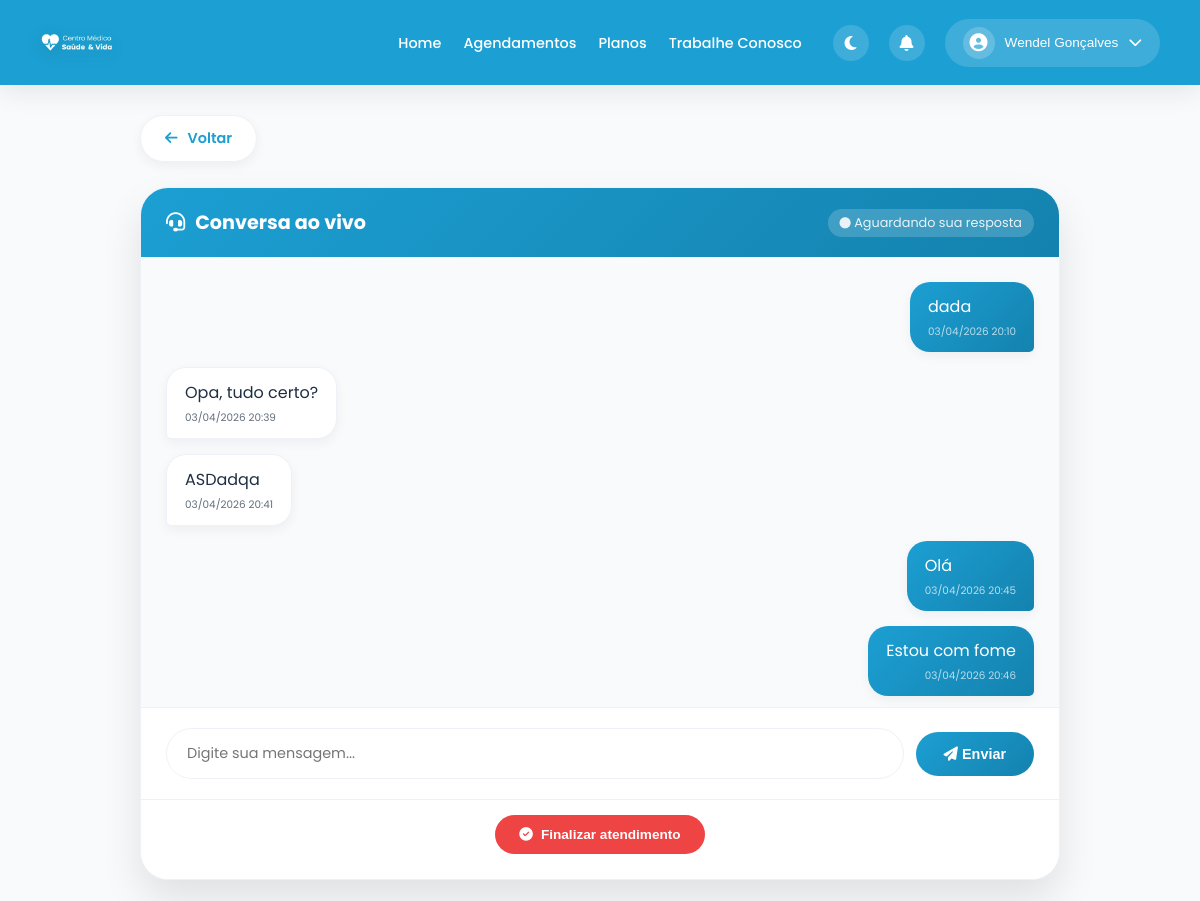
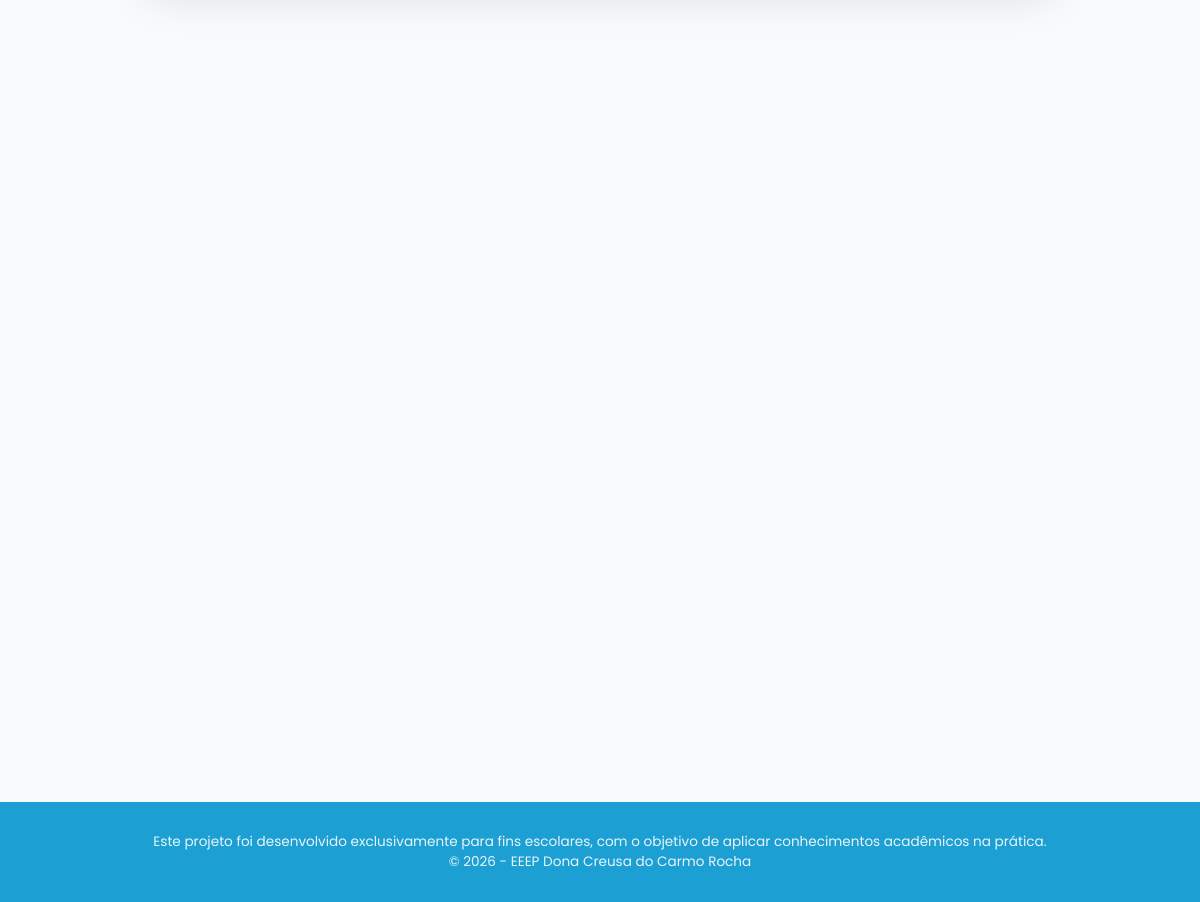
The page /ver_chat/9 (signed in) on the database its author committed (2 pictures, top to bottom).
### tables this page shows
CREATE TABLE tickets (
        id INTEGER PRIMARY KEY AUTOINCREMENT,
        usuario_id INTEGER,
        usuario_nome TEXT,
        usuario_email TEXT,
        motivo TEXT,
        status TEXT DEFAULT 'aberto',
        data_abertura TIMESTAMP DEFAULT CURRENT_TIMESTAMP,
        data_fechamento TIMESTAMP,
        feedback_estrelas INTEGER,
        feedback_comentario TEXT
    );

CREATE TABLE mensagens_chat (
        id INTEGER PRIMARY KEY AUTOINCREMENT,
        ticket_id INTEGER,
        remetente TEXT,
        mensagem TEXT,
        data_envio TIMESTAMP DEFAULT CURRENT_TIMESTAMP,
        FOREIGN KEY (ticket_id) REFERENCES tickets (id)
    );

### chat.py (the view)
@chat_bp.route('/ver_chat/<int:ticket_id>')
def ver_chat(ticket_id):
    if 'usuario' not in session:
        return redirect('/')
    usuario_email = session.get('usuario')
    tipo_usuario = session.get('tipo')
    conn = sqlite3.connect('banco.db')
    cursor = conn.cursor()
    if tipo_usuario == 'suporte':
        cursor.execute("""
            SELECT id, motivo, status, usuario_nome
            FROM tickets
            WHERE id = ?
        """, (ticket_id,))
    else:
        cursor.execute("""
            SELECT id, motivo, status, usuario_nome
            FROM tickets
            WHERE id = ? AND usuario_email = ?
        """, (ticket_id, usuario_email))
    ticket = cursor.fetchone()
    if not ticket:
        conn.close()
        if tipo_usuario == 'suporte':
            return redirect('/suporte')
        return redirect('/chat_cliente')
    cursor.execute("""
        SELECT remetente, mensagem,
               strftime('%d/%m/%Y %H:%M', datetime(data_envio, 'localtime')) as data_envio
        FROM mensagens_chat
        WHERE ticket_id = ?
        ORDER BY id ASC
    """, (ticket_id,))
    mensagens = cursor.fetchall()
    conn.close()
    return render_template('chat_conversa.html', ticket=ticket, mensagens=mensagens)

### templates/chat_conversa.html (shortened to what this page needs)
{% extends "base.html" %}
{% block content %}
<div class="chat-main-container">
    <div class="back-button">
        <a href="/chat_cliente" class="btn-voltar">
            <i class="fas fa-arrow-left"></i> Voltar
        </a>
    </div>
    <div class="chat-window">
        <div class="chat-header">
            <h3><i class="fa-solid fa-headset"></i> Conversa ao vivo</h3>
            <p id="statusTicket">
                <i class="fas fa-circle" style="font-size: 0.7rem;"></i>
                {% if ticket and ticket[2] %}
                    {% if ticket[2] == 'aguardando_suporte' %}
                        Aguardando atendente
                    {% elif ticket[2] == 'aguardando_cliente' %}
                        Aguardando sua resposta
                    {% elif ticket[2] == 'aberto' %}
                        Atendimento em andamento
                    {% else %}
                        {{ ticket[2] }}
                    {% endif %}
                {% else %}
                    Atendimento ativo
                {% endif %}
            </p>
        </div>
        <div class="chat-messages" id="chatMessages">
            {% if mensagens %}
                {% for msg in mensagens %}
                <div class="message {{ msg[0] }}">
                    <div class="message-content">
                        {{ msg[1] }}
                        <span class="message-time">{{ msg[2] }}</span>
                    </div>
                </div>
                {% endfor %}
            {% else %}
                <div class="empty-messages">
                    <i class="fas fa-comment-dots"></i>
                    <p>Nenhuma mensagem ainda</p>
                    <p style="font-size: 0.8rem;">Envie uma mensagem para iniciar o atendimento</p>
                </div>
            {% endif %}
        </div>
        <div class="chat-input">
            <input type="text" id="mensagem" placeholder="Digite sua mensagem..." onkeypress="if(event.key==='Enter') enviarMensagem()">
            <button onclick="enviarMensagem()">
                <i class="fas fa-paper-plane"></i> Enviar
            </button>
        </div>
        <div class="feedback-area">
            <button class="btn-finalizar" onclick="fecharTicket()">
                <i class="fas fa-check-circle"></i> Finalizar atendimento
            </button>
        </div>
    </div>
</div>
{% endblock %}

### templates/base.html (shortened to what this page needs)
<!DOCTYPE html>
<html lang="pt-BR">
<head>
  <link rel="stylesheet" href="https://cdnjs.cloudflare.com/ajax/libs/font-awesome/6.5.0/css/all.min.css">
</head>
<body>
<header class="topbar">
  <div class="container-header">
    <div class="logo-area">
      <img src="{{ url_for('static', filename='img/logo.png') }}" alt="Logo" class="logo">
    </div>
    <nav class="menu" id="menu">
      <ul>
        <li><a href="/painel_cliente" class="{% if request.endpoint == 'painel_cliente' %}active{% endif %}">Home</a></li>
        <li><a href="/agendamentos" class="{% if request.endpoint == 'agendamentos' %}active{% endif %}">Agendamentos</a></li>
        <li><a href="/planos" class="{% if request.endpoint == 'planos' %}active{% endif %}">Planos</a></li>
        <li><a href="/trabalhe_conosco" class="{% if request.endpoint == 'trabalhe_conosco' %}active{% endif %}">Trabalhe Conosco</a></li>
      </ul>
    </nav>
    <div class="right-area">
      <button class="dark-toggle" id="darkToggle" onclick="toggleDarkMode()" title="Modo escuro">
        <i class="fas fa-moon" id="darkIcon"></i>
      </button>
      <div class="notif-wrap">
        <button class="notif-btn" onclick="toggleNotif()" title="Notificações">
          <i class="fas fa-bell"></i>
        </button>
      </div>
      <div class="user-menu">
        <button class="user-btn" onclick="toggleUserMenu()">
          <div class="user-avatar"><i class="fas fa-user-circle"></i></div>
          <span>{{ session.nome if session.nome else 'Usuário' }}</span>
          <i class="fas fa-chevron-down"></i>
        </button>
      </div>
    </div>
  </div>
</header>
<main>
  {% block content %}{% endblock %}
</main>
<footer>
  <p>Este projeto foi desenvolvido exclusivamente para fins escolares, com o objetivo de aplicar conhecimentos acadêmicos na prática.</p>
  <p>© 2026 - EEEP Dona Creusa do Carmo Rocha</p>
</footer>
</body>
</html>

### templates/base.html (style rules this page uses)
* { margin: 0; padding: 0; box-sizing: border-box; }
:root { --primary: #1c9fd3; --primary-dark: #1482ae; --primary-light: #e8f4fc; --secondary: #0a1220; --text-dark: #1e2f44; --text-gray: #6a7c9e; --text-light: #8d9db0; --white: #ffffff; --gray-bg: #f8fafc; --border: #eef2f8; --success: #10b981; --warning: #f59e0b; --error: #ef4444; --shadow-sm: 0 4px 12px rgba(0,0,0,0.05); --shadow-md: 0 8px 24px rgba(0,0,0,0.08); --shadow-lg: 0 20px 40px rgba(0,0,0,0.1); --transition: all 0.3s ease; }
body { font-family: 'Poppins', 'Montserrat', 'Segoe UI', sans-serif; background: var(--gray-bg); color: var(--text-dark); overflow-x: hidden; min-height: 100vh; display: flex; flex-direction: column; }
main { flex: 1; }
.notif-wrap { position: relative; }
.notif-btn { width: 36px; height: 36px; border-radius: 50%; background: rgba(255,255,255,0.15); border: none; color: #fff; cursor: pointer; font-size: 16px; display: flex; align-items: center; justify-content: center; transition: var(--transition); flex-shrink: 0; position: relative; }
.dark-toggle { width: 36px; height: 36px; border-radius: 50%; background: rgba(255,255,255,0.15); border: none; color: #fff; cursor: pointer; font-size: 16px; display: flex; align-items: center; justify-content: center; transition: var(--transition); flex-shrink: 0; }
.topbar { background: var(--primary); position: sticky; top: 0; z-index: 1000; box-shadow: var(--shadow-md); }
.container-header { max-width: 1400px; margin: 0 auto; padding: 0 40px; }
.topbar .container-header { display: flex; align-items: center; justify-content: space-between; height: 85px; }
.logo-area { display: flex; align-items: center; gap: 20px; flex-shrink: 0; }
.logo { width: 75px; height: auto; filter: drop-shadow(0 4px 8px rgba(0,0,0,0.15)); transition: var(--transition); }
.menu { position: absolute; left: 50%; transform: translateX(-50%); }
.menu ul { display: flex; list-style: none; gap: 32px; }
.menu ul li a { color: var(--white); text-decoration: none; font-size: 0.95rem; font-weight: 500; padding: 8px 0; position: relative; transition: var(--transition); }
.menu ul li a::after { content: ''; position: absolute; bottom: 0; left: 0; width: 0; height: 2px; background: var(--white); transition: var(--transition); }
.right-area { display: flex; align-items: center; gap: 20px; flex-shrink: 0; }
.user-menu { position: relative; }
.user-btn { display: flex; align-items: center; gap: 10px; background: rgba(255,255,255,0.15); color: var(--white); border: none; padding: 8px 18px; border-radius: 50px; cursor: pointer; font-weight: 500; font-size: 0.85rem; transition: var(--transition); }
.user-avatar { width: 32px; height: 32px; background: rgba(255,255,255,0.2); border-radius: 50%; display: flex; align-items: center; justify-content: center; }
.user-avatar i { font-size: 18px; }
footer { background: var(--primary); color: var(--white); text-align: center; padding: 30px 20px; margin-top: 0; }
footer p { opacity: 0.9; font-size: 0.85rem; }
@media (max-width: 1200px) { .menu ul { gap: 22px; } }
@media (max-width: 1200px) { .menu ul li a { font-size: 0.9rem; } }

### rows shown on the page
tickets: usuario_nome "Wendel Gonçalves"
mensagens_chat: mensagem "dada", msg "03/04/2026 20:10"
mensagens_chat: mensagem "Opa, tudo certo?", msg "03/04/2026 20:39"
mensagens_chat: mensagem "ASDadqa", msg "03/04/2026 20:41"
mensagens_chat: mensagem "Olá", msg "03/04/2026 20:45"
mensagens_chat: mensagem "Estou com fome", msg "03/04/2026 20:46"
